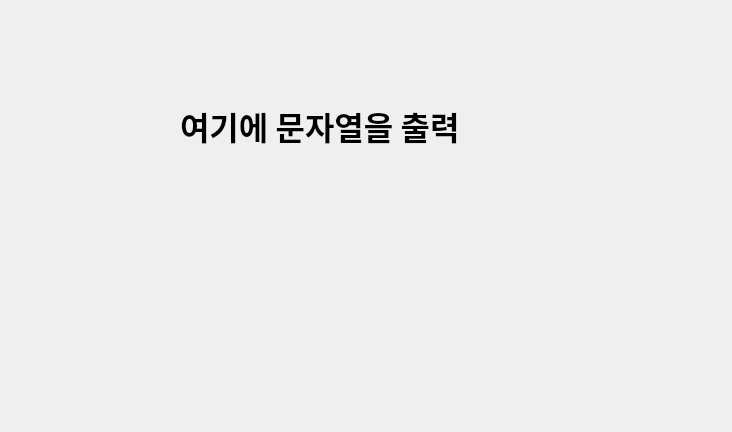
<?xml version="1.0" encoding="UTF-8"?>
<ui version="4.0">
 <class>Dialog</class>
 <widget class="QDialog" name="Dialog">
  <property name="geometry">
   <rect>
    <x>0</x>
    <y>0</y>
    <width>732</width>
    <height>432</height>
   </rect>
  </property>
  <property name="windowTitle">
   <string>Dialog</string>
  </property>
  <widget class="QLabel" name="label">
   <property name="geometry">
    <rect>
     <x>180</x>
     <y>50</y>
     <width>421</width>
     <height>151</height>
    </rect>
   </property>
   <property name="font">
    <font>
     <family>맑은 고딕</family>
     <pointsize>24</pointsize>
     <weight>75</weight>
     <bold>true</bold>
    </font>
   </property>
   <property name="text">
    <string>여기에 문자열을 출력</string>
   </property>
  </widget>
 </widget>
 <resources/>
 <connections/>
</ui>
